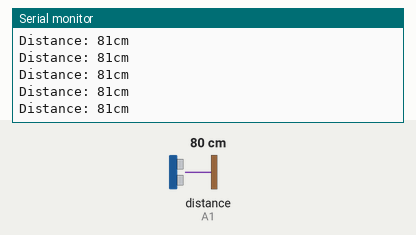
Bench run of a sketch on a simulated Arduino Uno, built with avr-gcc and run on an emulated ATmega328P. Parts: the last lines printed to the serial monitor. Wiring (inferred from the names in the program): ultrasonic range finder: trigger A0; echo A1. The inputs (shaded band) are chosen by the test bench; at power-on: distance to the obstacle (sensor on A1) 80 cm. The echo pulse lasts 58.3 µs per cm.

Above: at 1.2 s.
1.3 s: distance to the obstacle (sensor on A1) set to 2 cm
At 1.38 s:
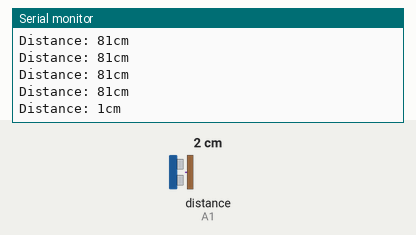
4.3 s: distance to the obstacle (sensor on A1) set to 250 cm
At 4.41 s:
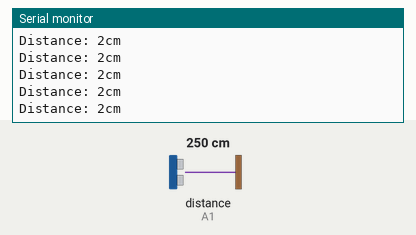
Timing chart, 0 to 7.3 s (numbered marks = the images above; inputs shaded):
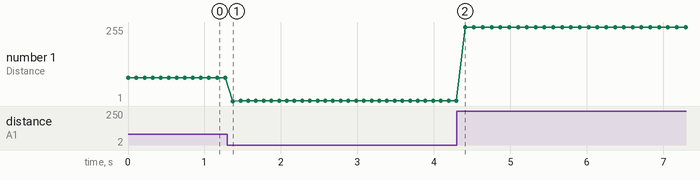

The sketch:

Ultrasonic.ino
```cpp
/*
 * 名称   : Ultrasonic
 * 功能   : 使用超声波模块测量距离
 * 作者   : http://www.keyes-robot.com/
*/
const int TrigPin = A0; // 定义TrigPin
const int EchoPin = A1; // 定义EchoPin
int duration = 0; // 将持续时间的初始值定义为0
int distance = 0; // 将距离的初始值定义为0

void setup() {
  pinMode(TrigPin , OUTPUT); // 设置trigPin为输出模式
  pinMode(EchoPin , INPUT);  // 设置echoPin为输入模式
  Serial.begin(9600);        // 设置波特率为9600
}

void loop(){
  // 使trigPin输出高电平持续10μs触发HC_SR04
  digitalWrite(TrigPin , HIGH);
  delayMicroseconds(10);
  digitalWrite(TrigPin , LOW);
  // 等待HC-SR04回到高电平并测量这个等待时间
  duration = pulseIn(EchoPin , HIGH);
  // 根据时间计算距离
  distance = (duration/2) / 28.5 ;
  Serial.print("Distance: ");
  Serial.print(distance); //串口打印距离值
  Serial.println("cm");
  delay(100); //ping之间等待100毫秒(大约20个ping /秒)。
}
```

Measured:
- after the input at 1.3 s, the serial monitor: prints a new line after 0.07 s (image 1)
- plotted number 1: 81 → 2 after the input at 1.3 s, 2 → 255 after the input at 4.3 s
